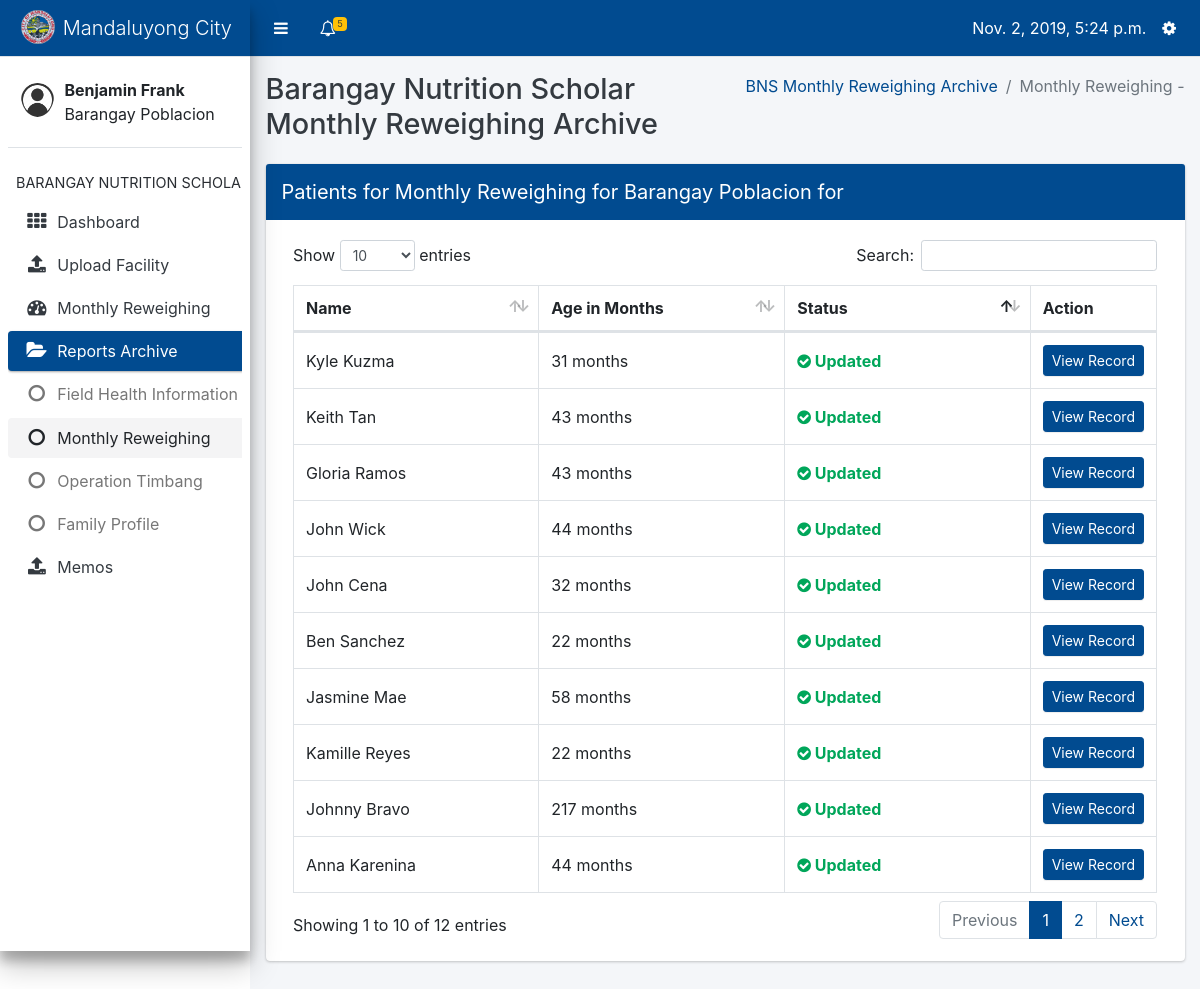
/data-input/bns/monthly_reweighing (signed in), run on the app's committed database.
### core/models.py (models this page shows, shortened)
class Profile(models.Model):
    user = models.OneToOneField(User, on_delete=models.CASCADE, related_name='profile')
    barangay = models.ForeignKey(Barangay, on_delete=models.CASCADE, null=True, blank=True)
    USER_TYPES = (
        ('Barangay Nutrition Scholar', 'Barangay Nutrition Scholar'),
        ('Nutritionist', 'Nutritionist'),
        ('Nutrition Program Coordinator', 'Nutrition Program Coordinator')
    )
    user_type = models.CharField(max_length=40, choices=USER_TYPES)

### datainput/models.py (models this page shows, shortened)
class Barangay(models.Model):
    name = models.CharField(max_length=100)
    @property
    def has_reweighed(self):
        patients = Patient.objects.filter(barangay=self)
        if patients.count() == 0:
            return False
        for patient in patients:
            try:
                mr = MonthlyReweighing.objects.get(patient=patient, date__month=datetime.now().month)
            except MonthlyReweighing.DoesNotExist:
                return False
        return True

class Patient(models.Model):
    name = models.CharField(max_length=100)
    date_of_birth = models.DateField()
    barangay = models.ForeignKey(Barangay, on_delete=models.CASCADE)
    sex = models.ForeignKey(Sex, on_delete=models.DO_NOTHING)
    date_created = models.DateTimeField(default=datetime.now)
    @property
    def get_age(self):
        months = dt.datetime.now().date() - self.date_of_birth
        age_months = months.days * 0.0328767
        return int(age_months)
    @property
    def get_reweighing_status(self):
        try:
            x = MonthlyReweighing.objects.get(patient__name=self.name, date__month=datetime.now().month)
        except MonthlyReweighing.DoesNotExist:
            return 'Not yet updated'
        return 'Updated'

### datainput/views.py (the view)
# urls.py: path('bns/monthly_reweighing', views.monthly_reweighing_index, name='monthly_reweighing_index'),
@login_required
def monthly_reweighing_index(request):
    barangay = Profile.objects.get(user=request.user).barangay
    opt = OperationTimbang.objects.filter(barangay=barangay, date__year=datetime.now().year)
    patients = Patient.objects.filter(barangay=barangay)
    profile = Profile.objects.get(user=request.user)
    context = {
        'active': 'mr',
        'profile': profile,
        'patients': patients,
        'has_opt': len(opt) > 0,
        'barangay': barangay
    }
    return render(request, 'datainput/monthly_reweighing_index.html', context)

### core/context_processors.py (called while the page is built)
def get_user_type(request):
    if request.user.is_anonymous:
        return {
            'user_type': None
        }
    return {
        'user_type': Profile.objects.get(user=request.user).user_type
    }

def get_notifications(request):
    if not request.user.is_anonymous:
        notifications = Notification.objects.filter(profile_to=Profile.objects.get(user=request.user)).order_by('date')
        return {
            'notifications': notifications
        }
    return {
        'notifications': None
    }

def get_unread_notifications(request):
    if not request.user.is_anonymous:
        unread_count = Notification.objects.filter(profile_to=Profile.objects.get(user=request.user), is_read=False)
        return {
            'unread_count': unread_count.count()
        }
    return {
        'unread_count': None
    }

def today(request):
    return {
        'today': datetime.now()
    }

def year_now(request):
    return {
        'year_present': datetime.now().year
    }

def profile(request):
    if request.user.is_anonymous:
        return {
            'profile': None
        }
    return {
        'profile': Profile.objects.get(user=request.user)
    }

### datainput/templates/datainput/monthly_reweighing_index.html (shortened to what this page needs)
{% extends 'core/bns-layout.html' %}
{% block content %}
<div class="content-wrapper" style="min-height: 620px; height: auto; margin-top: 57px;">
    <div class="content-header">
        <div class="container-fluid">
            <div class="row mb-2">
                    <div class="col-sm-6">
                        <h1 class="m-0 text-dark">
                            Barangay Nutrition Scholar Monthly Reweighing{% if active == 'mr' %} Archive{% endif %}</h1>
                    </div>
                <div class="col-sm-6">
                    <ol class="breadcrumb float-sm-right">
                        {% if active == 'mr' %}
                        <li class="breadcrumb-item"><a href="{% url 'datainput:monthly_reweighing_list' %}">BNS Monthly Reweighing Archive</a></li>
                        <li class="breadcrumb-item active">Monthly Reweighing - {{ id }}</li>
                        {% else %}
                        <li class="breadcrumb-item active">BNS Monthly Reweighing</li>
                        {% endif %}
                    </ol>
                </div>
            </div>
        </div>
    </div>
    <section class="content">
        <div class="container-fluid">
            <div class="row">
                <div class="col-12">
                    <div class="card card-primary">
                        <div class="card-header d-flex p-0">
                            <h3 class="card-title p-3">Patients for Monthly Reweighing for {{ barangay.name }} {% if active == 'mr' %} for {% endif %}{{ id }}</h3>
                        </div>
                        <div class="card-body">
                            <table id="patient_overview" class="table table-bordered table-hover dataTable">
                                <thead>
                                    <tr>
                                        <th style="width: 30%">Name</th>
                                        <th style="width: 30%">Age in Months</th>
                                        <th style="width: 30%">Status</th>
                                        <th style="width: 10%;">Action</th>
                                    </tr>
                                </thead>
                                <tbody>
                                    {% for patient in patients %}
                                    <tr>
                                        <td>{{ patient.name }}</td>
                                        <td>{{ patient.get_age }} months</td>
                                        {% if patient.get_reweighing_status == 'Updated' %}
                                        <td style="color: #00a65a; font-weight: bold;">
                                            <i class="fa fa-check-circle"></i> Updated
                                        </td>
                                        {% else %}
                                        <td style="color: #f56954; font-weight: bold;">
                                            <i class="fa fa-exclamation-circle"></i> Not Updated
                                        </td>
                                        {% endif %}
                                        <td>
                                            <a href="{% url 'datainput:patient_overview' patient.id %}" class="btn btn-primary btn-sm col-12">View Record</a>
                                        </td>
                                    </tr>
                                    {% endfor %}
                                </tbody>
                            </table>
                        </div>
                    </div>
                </div>
            </div>
        </div>
    </section>
</div>
{% endblock %}

### core/templates/core/bns-layout.html (shortened to what this page needs)
{% load static %}
<html>
    <head>
        <link rel="stylesheet" type="text/css" href="{% static 'core/plugins/bootstrap/css/bootstrap.css' %}">
        <link rel="stylesheet" type="text/css" href="{% static 'core/plugins/css/adminlte.css' %}">
        <link rel="stylesheet" type="text/css" href="{% static 'core/plugins/datatables/dataTables.bootstrap4.css' %}">
        <link rel="stylesheet" type="text/css" href="{% static 'core/plugins/font-awesome/css/font-awesome.css' %}">
    </head>
    <body class="sidebar-mini">
        <div class="wrapper">
            <nav class="main-header navbar navbar-expand border-bottom navbar-light bg-primary" style="position: fixed; right: 0; left: 0;">
                <ul class="navbar-nav">
                    <li class="nav-item">
                        <a class="nav-link" data-widget="pushmenu" href="#" style="padding-top: 12px;"><i class="fa fa-bars"></i></a>
                    </li>
                    <li class="nav-item dropdown">
                        <a class="nav-link" data-toggle="dropdown" href="#" aria-expanded="false" style="padding-top: 12px;">
                            <i class="fa fa-bell-o"></i>
                            {% if unread_count > 0 %}
                                <span class="badge badge-warning navbar-badge">
                                {{ unread_count }}</span>
                            {% endif %}
                        </a>
                    </li>
                </ul>
                <ul class="navbar-nav ml-auto">
                    <li class="nav-item mt-2">
                        {{ today }}
                    </li>
                    <li class="nav-item dropdown">
                        <a class="nav-link" data-toggle="dropdown" href="#" aria-expanded="true" style="padding-top: 12px;">
                            <i class="fa fa-cog"></i>
                        </a>
                    </li>
                </ul>
            </nav>
            <aside class="main-sidebar elevation-4 sidebar-light-primary" style="min-height: 620px;">
                <div class="brand-link bg-primary">
                    <img src="{% static 'core/images/com.png' %}" class="brand-image img-circle" style="opacity: .8">
                    <span class="brand-text font-weight-light">Mandaluyong City</span>
                </div>
                <div class="sidebar">
                    <div class="user-panel mt-3 pb-3 mb-3 d-flex">
                        <div class="image">
                            <img src="{% static 'core/images/usr.png' %}" class="img-circle" alt="User Image" style="padding-top: 10px">
                        </div>
                        <div class="info">
                            <div class="d-block"><b>{{ profile.user.first_name }} {{ profile.user.last_name }}</b><br>{{ profile.barangay.name }}</div>
                        </div>
                    </div>
                    <nav class="mt-2">
                        <ul class="nav nav-pills nav-sidebar flex-column" data-widget="treeview" role="menu" data-accordion="false">
                            <li class="nav-header">BARANGAY NUTRITION SCHOLAR</li>
                            <li class="nav-item">
                                <a class="nav-link" href="{% url 'core:bns_dashboard' %}">
                                    <i class="nav-icon fa fa-th"></i>
                                    <p>Dashboard</p>
                                </a>
                            </li>
                            <li class="nav-item">
                                <a href="{% url 'core:bns-index' %}" class="nav-link {% if active == 'uf' %}active{% endif %}">
                                    <i class="nav-icon fa fa-upload"></i>
                                    <p>Upload Facility</p>
                                </a>
                            </li>
                            <li class="nav-item">
                                <a href="{% url 'datainput:latest_monthly_reweighing_index' %}" class="nav-link {% if active == 'mw' %}active{% endif %}">
                                    <i class="nav-icon fa fa-dashboard"></i>
                                    <p>Monthly Reweighing</p>
                                </a>
                            </li>
                            <li class="nav-item has-treeview {% if active == 'fh' or active == 'mr' or active == 'ot' or active == 'fp' %}menu-open{% endif %}">
                            <a href="#" class="nav-link {% if active == 'fh' or active == 'mr' or active == 'ot' or active == 'fp' %}active{% endif %}">
                              <i class="nav-icon fa fa-folder-open"></i>
                              <p>
                                Reports Archive
                              </p>
                            </a>
                            <ul class="nav nav-treeview">
                              <li class="nav-item">
                                <a  href="{% url 'datainput:show_fhsis_list' %}" class="nav-link {% if active == 'fh' %}active{% endif %}">
                                  <i class="fa fa-circle-o nav-icon"></i>
                                  <p>Field Health Information System</p>
                                </a>
                              </li>
                              <li class="nav-item">
                                <a href="{% url 'datainput:monthly_reweighing_list' %}" class="nav-link {% if active == 'mr' %}active{% endif %}">
                                  <i class="fa fa-circle-o nav-icon"></i>
                                  <p>Monthly Reweighing</p>
                                </a>
                              </li>
                              <li class="nav-item">
                                <a href="{% url 'datainput:show_opt_list' %}" class="test nav-link {% if active == 'ot' %}active{% endif %}">
                                  <i class="fa fa-circle-o nav-icon"></i>
                                  <p>Operation Timbang</p>
                                </a>
                              </li>
                                <li class="nav-item">
                                <a href="{% url 'datainput:family_profiles' %}" class="test nav-link {% if active == 'fp' %}active{% endif %}">
                                  <i class="fa fa-circle-o nav-icon"></i>
                                  <p>Family Profile</p>
                                </a>
                              </li>
                            </ul>
                            </li>
                            <li class="nav-item">
                                <a href="{% url 'core:memos' %}" class="nav-link {% if active == 'mm' %}active{% endif %}">
                                    <i class="nav-icon fa fa-upload"></i>
                                    <p>Memos</p>
                                </a>
                            </li>
                        </ul>
                    </nav>
                </div>
            </aside>
            {% block content %}
            {% endblock %}
        </div>
    </body>
</html>

### datainput/templates/datainput/monthly_reweighing_index.html (style rules this page uses)
td { vertical-align: middle !important; }

### data on the page
Profile: user.first_name "Benjamin", user.last_name "Frank", barangay.name "Barangay Poblacion"
Barangay: name "Barangay Poblacion"
Patient: name "Kyle Kuzma", get_age "31", shows "Updated"
Patient: name "Keith Tan", get_age "43", shows "Updated"
Patient: name "Gloria Ramos", get_age "43", shows "Updated"
Patient: name "John Wick", get_age "44", shows "Updated"
Patient: name "John Cena", get_age "32", shows "Updated"
Patient: name "Ben Sanchez", get_age "22", shows "Updated"
Patient: name "Jasmine Mae", get_age "58", shows "Updated"
Patient: name "Kamille Reyes", get_age "22", shows "Updated"
Patient: name "Johnny Bravo", get_age "217", shows "Updated"
Patient: name "Anna Karenina", get_age "44", shows "Updated"

### other printed values
{{ unread_count }} "5"
